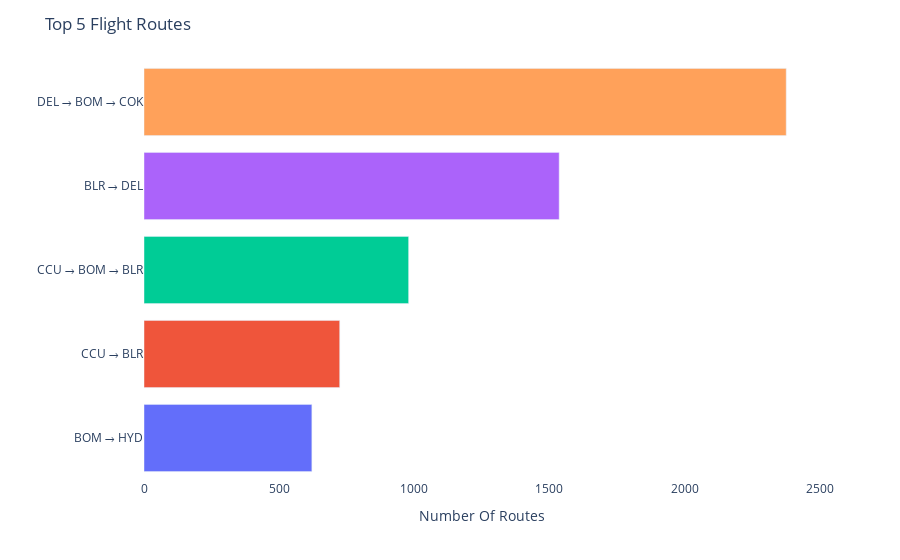

Source (notebook cell):
### Markdown cell above
<div style="background-color:#f5f3f4; border-radius:10px 10px;border-style: solid;border-width:5px;border-color:#e56b6f;">
<h3 style="color:#000000;font-size:35px;font-family:Georgia;text-align:center;"><strong>Takeaway Points</strong></h3> 
<p style= "font-family:Georgia;color:#2b2d42;font-size:110%;text-align:center;">From the above bar chart we can say that,top 3 destination of the flights are <b>Cochin, Banglore, Delhi.</p>
</div>

### Code cell
vc = train['Route'].value_counts().to_frame().reset_index().head(5)
fig = px.bar(x=vc["Route"][::-1], y=vc["index"][::-1], orientation='h',color=vc['index'])
fig.update_layout(title = "Top 5 Flight Routes", xaxis_title="Number Of Routes", yaxis_title = "", plot_bgcolor="#fff", showlegend = False)

### Figure 1 — Plotly figure (JSON) as saved in the notebook; plotly's stock layout.template omitted (floating-point values rounded to 4 significant figures)
{"data": [{"alignmentgroup": "True", "hovertemplate": "color=DEL → BOM → COK<br>x=%{x}<br>y=%{y}<extra></extra>", "legendgroup": "DEL → BOM → COK", "marker": {"color": "#636efa", "pattern": {"shape": ""}}, "name": "DEL → BOM → COK", "offsetgroup": "DEL → BOM → COK", "orientation": "h", "showlegend": true, "textposition": "auto", "type": "bar", "x": [621], "xaxis": "x", "y": ["BOM → HYD"], "yaxis": "y"}, {"alignmentgroup": "True", "hovertemplate": "color=BLR → DEL<br>x=%{x}<br>y=%{y}<extra></extra>", "legendgroup": "BLR → DEL", "marker": {"color": "#EF553B", "pattern": {"shape": ""}}, "name": "BLR → DEL", "offsetgroup": "BLR → DEL", "orientation": "h", "showlegend": true, "textposition": "auto", "type": "bar", "x": [724], "xaxis": "x", "y": ["CCU → BLR"], "yaxis": "y"}, {"alignmentgroup": "True", "hovertemplate": "color=CCU → BOM → BLR<br>x=%{x}<br>y=%{y}<extra></extra>", "legendgroup": "CCU → BOM → BLR", "marker": {"color": "#00cc96", "pattern": {"shape": ""}}, "name": "CCU → BOM → BLR", "offsetgroup": "CCU → BOM → BLR", "orientation": "h", "showlegend": true, "textposition": "auto", "type": "bar", "x": [979], "xaxis": "x", "y": ["CCU → BOM → BLR"], "yaxis": "y"}, {"alignmentgroup": "True", "hovertemplate": "color=CCU → BLR<br>x=%{x}<br>y=%{y}<extra></extra>", "legendgroup": "CCU → BLR", "marker": {"color": "#ab63fa", "pattern": {"shape": ""}}, "name": "CCU → BLR", "offsetgroup": "CCU → BLR", "orientation": "h", "showlegend": true, "textposition": "auto", "type": "bar", "x": [1536], "xaxis": "x", "y": ["BLR → DEL"], "yaxis": "y"}, {"alignmentgroup": "True", "hovertemplate": "color=BOM → HYD<br>x=%{x}<br>y=%{y}<extra></extra>", "legendgroup": "BOM → HYD", "marker": {"color": "#FFA15A", "pattern": {"shape": ""}}, "name": "BOM → HYD", "offsetgroup": "BOM → HYD", "orientation": "h", "showlegend": true, "textposition": "auto", "type": "bar", "x": [2376], "xaxis": "x", "y": ["DEL → BOM → COK"], "yaxis": "y"}], "layout": {"barmode": "relative", "legend": {"title": {"text": "color"}, "tracegroupgap": 0}, "margin": {"t": 60}, "plot_bgcolor": "#fff", "showlegend": false, "title": {"text": "Top 5 Flight Routes"}, "xaxis": {"anchor": "y", "domain": [0, 1], "title": {"text": "Number Of Routes"}}, "yaxis": {"anchor": "x", "domain": [0, 1], "title": {"text": ""}}}}
